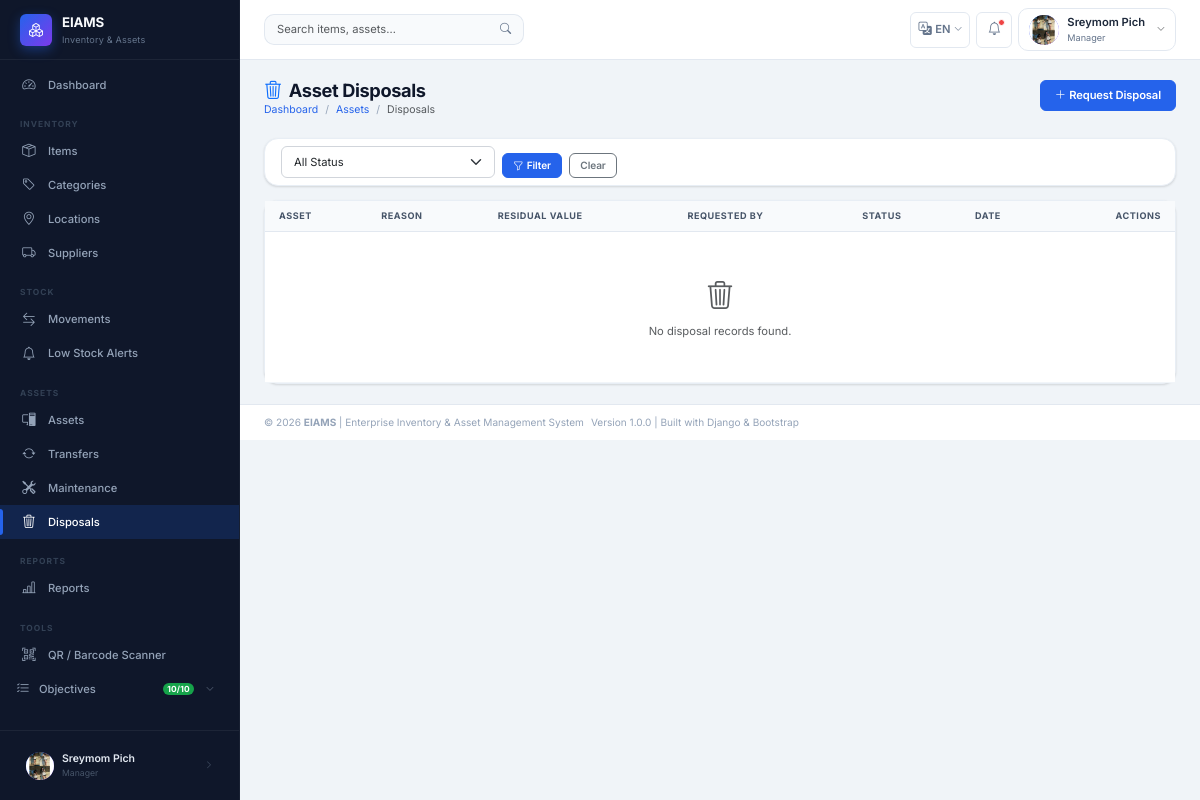
/assets/disposals/ (signed in), run on an earlier commit of the app's database.
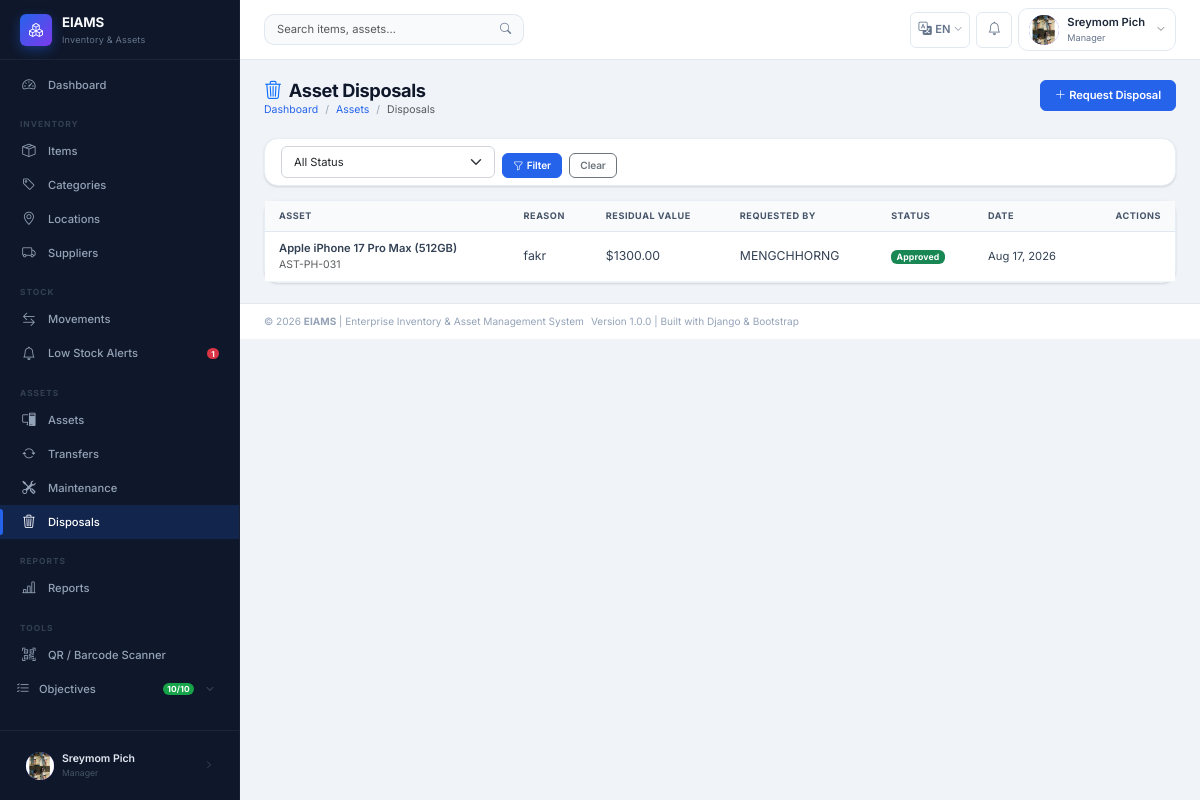
And on a later commit of the database.
### apps/assets/models.py (models this page shows, shortened)
class AssetDisposal(models.Model):
    STATUS_PENDING  = 'Pending Approval'
    STATUS_APPROVED = 'Approved'
    STATUS_REJECTED = 'Rejected'
    STATUS_CHOICES  = [
        (STATUS_PENDING,  'Pending Approval'),
        (STATUS_APPROVED, 'Approved'),
        (STATUS_REJECTED, 'Rejected'),
    ]
    asset           = models.ForeignKey(Asset, on_delete=models.PROTECT, related_name='disposals')
    disposal_date   = models.DateField(default=timezone.now)
    disposal_reason = models.TextField()
    disposal_value  = models.DecimalField(
        max_digits=10, decimal_places=2, default=Decimal('0.00'),
        validators=[MinValueValidator(Decimal('0.00'))],
        verbose_name='Residual Value'
    )
    approved_by  = models.ForeignKey(settings.AUTH_USER_MODEL, on_delete=models.SET_NULL, null=True, blank=True, related_name='disposals_approved')
    disposed_by  = models.ForeignKey(settings.AUTH_USER_MODEL, on_delete=models.PROTECT, related_name='disposals_requested')
    status       = models.CharField(max_length=30, choices=STATUS_CHOICES, default=STATUS_PENDING)
    remarks      = models.TextField(blank=True, null=True)
    approved_at  = models.DateTimeField(null=True, blank=True)
    created_at   = models.DateTimeField(auto_now_add=True)
    class Meta:
        verbose_name        = 'Asset Disposal'
        verbose_name_plural = 'Asset Disposals'
        ordering            = ['-created_at']

class Asset(models.Model):
    STATUS_AVAILABLE   = 'Available'
    STATUS_ASSIGNED    = 'Assigned'
    STATUS_MAINTENANCE = 'Under Maintenance'
    STATUS_DISPOSED    = 'Disposed'
    STATUS_LOST        = 'Lost'
    STATUS_IN_TRANSIT  = 'In Transit'
    STATUS_CHOICES = [
        (STATUS_AVAILABLE,   'Available'),
        (STATUS_ASSIGNED,    'Assigned'),
        (STATUS_MAINTENANCE, 'Under Maintenance'),
        (STATUS_DISPOSED,    'Disposed'),
        (STATUS_LOST,        'Lost'),
        (STATUS_IN_TRANSIT,  'In Transit'),
    ]
    BLOCKED_STATUSES = [
        STATUS_MAINTENANCE,
        STATUS_DISPOSED,
        STATUS_LOST,
        STATUS_IN_TRANSIT,
    ]
    category    = models.ForeignKey(
        'inventory.Category', on_delete=models.PROTECT,
        related_name='assets',
        limit_choices_to={'category_type': 'Asset', 'status': 'Active'}
    )
    supplier    = models.ForeignKey(
        'inventory.Supplier', on_delete=models.SET_NULL,
        null=True, blank=True, related_name='assets'
    )
    location    = models.ForeignKey(
        'inventory.Location', on_delete=models.SET_NULL,
        null=True, blank=True, related_name='assets',
        verbose_name='Current Location'
    )
    assigned_to = models.ForeignKey(
        settings.AUTH_USER_MODEL, on_delete=models.SET_NULL,
        null=True, blank=True, related_name='assigned_assets',
        verbose_name='Assigned To'
    )
    asset_code           = models.CharField(max_length=50, unique=True, blank=True, verbose_name='Asset Code')
    asset_name           = models.CharField(max_length=150, verbose_name='Asset Name')
    serial_number        = models.CharField(max_length=100, unique=True, null=True, blank=True)
    barcode              = models.CharField(max_length=100, unique=True, null=True, blank=True)
    image                = models.ImageField(
        upload_to='assets/images/', blank=True, null=True,
        verbose_name='Asset Image'
    )
    image_url            = models.URLField(
        max_length=500, blank=True, null=True,
        verbose_name='Asset Image URL',
        help_text='External product image URL'
    )
    purchase_date        = models.DateField(null=True, blank=True)
    purchase_price       = models.DecimalField(
        max_digits=10, decimal_places=2, default=Decimal('0.00'),
        validators=[MinValueValidator(Decimal('0.00'))]
    )
    warranty_expiry_date = models.DateField(null=True, blank=True, verbose_name='Warranty Expiry')
    asset_status         = models.CharField(max_length=30, choices=STATUS_CHOICES, default=STATUS_AVAILABLE)
    description          = models.TextField(blank=True, null=True)
    is_active            = models.BooleanField(default=True)
    created_at           = models.DateTimeField(auto_now_add=True)
    updated_at           = models.DateTimeField(auto_now=True)
    class Meta:
        verbose_name        = 'Asset'
        verbose_name_plural = 'Assets'
        ordering            = ['asset_name']

### apps/accounts/models.py (models this page shows, shortened)
class User(AbstractUser):
    STATUS_ACTIVE   = 'Active'
    STATUS_INACTIVE = 'Inactive'
    STATUS_CHOICES  = [
        (STATUS_ACTIVE,   'Active'),
        (STATUS_INACTIVE, 'Inactive'),
    ]
    GENDER_MALE   = 'Male'
    GENDER_FEMALE = 'Female'
    GENDER_OTHER  = 'Other'
    GENDER_CHOICES = [
        (GENDER_MALE,   'Male'),
        (GENDER_FEMALE, 'Female'),
        (GENDER_OTHER,  'Other'),
    ]
    role        = models.ForeignKey(
        Role,
        on_delete=models.PROTECT,    # Prevent role deletion if users exist
        null=True,
        blank=True,
        related_name='users',
        verbose_name='Role',
        help_text='Assigned system role for access control'
    )
    full_name   = models.CharField(
        max_length=100,
        verbose_name='Full Name',
        help_text='User\'s full display name'
    )
    gender      = models.CharField(
        max_length=10,
        choices=GENDER_CHOICES,
        blank=True,
        null=True,
        verbose_name='Gender'
    )
    phone       = models.CharField(
        max_length=20,
        blank=True,
        null=True,
        verbose_name='Phone Number'
    )
    email       = models.EmailField(
        unique=True,
        verbose_name='Email Address'
    )
    department  = models.CharField(
        max_length=100,
        blank=True,
        null=True,
        verbose_name='Department',
        help_text='Organizational department the user belongs to'
    )
    status      = models.CharField(
        max_length=20,
        choices=STATUS_CHOICES,
        default=STATUS_ACTIVE,
        verbose_name='Account Status'
    )
    profile_pic = models.ImageField(
        upload_to='profiles/',
        blank=True,
        null=True,
        verbose_name='Profile Picture'
    )
    class Meta:
        verbose_name        = 'User'
        verbose_name_plural = 'Users'
        ordering            = ['full_name']
    def get_role_name(self):
        return self.role.role_name if self.role else 'No Role'
    def is_super_admin(self):
        return self.role and self.role.role_name == Role.SUPER_ADMIN
    def is_admin_or_above(self):
        return self.role and self.role.is_admin_or_above()

### apps/assets/views.py (the view)
# urls.py: path('disposals/',                   views.DisposalListView.as_view(),    name='disposal_list'),
class DisposalListView(LoginRequiredMixin, ListView):
    template_name       = 'assets/disposal_list.html'
    context_object_name = 'disposals'
    paginate_by         = 15
    def get_queryset(self):
        from .models import AssetDisposal
        return AssetDisposal.objects.select_related('asset').order_by('-created_at')

### apps/accounts/models.py (called while the page is built)
    def is_admin_or_above(self):
        return self.role_name in [self.SUPER_ADMIN, self.ADMIN]

### apps/notifications/context_processors.py (called while the page is built)
def notification_count(request):
    if not request.user.is_authenticated:
        return {}
    try:
        from .models import Notification
        unread_count = Notification.objects.filter(
            user=request.user, is_read=False
        ).count()
    except Exception:
        unread_count = 0
    try:
        from apps.stock.models import LowStockAlert
        open_alerts = LowStockAlert.objects.filter(status='New').count()
    except Exception:
        open_alerts = 0
    return {
        'unread_notification_count': unread_count,
        'open_alerts': open_alerts,
    }

### templates/assets/disposal_list.html (shortened to what this page needs)
{% extends "base.html" %}
{% block content %}
<div class="page-header">
  <div>
    <h1><i class="bi bi-trash3 me-2 text-primary"></i>Asset Disposals</h1>
    <nav aria-label="breadcrumb"><ol class="breadcrumb">
      <li class="breadcrumb-item"><a href="{% url 'dashboard:home' %}">Dashboard</a></li>
      <li class="breadcrumb-item"><a href="{% url 'assets:asset_list' %}">Assets</a></li>
      <li class="breadcrumb-item active">Disposals</li>
    </ol></nav>
  </div>
  <a href="{% url 'assets:disposal_create' %}" class="btn btn-primary"><i class="bi bi-plus-lg me-1"></i>Request Disposal</a>
</div>
<div class="card mb-3">
  <div class="card-body py-2">
    <form method="get" class="row g-2 align-items-end">
      <div class="col-md-3">
        <select name="status" class="form-select form-select-sm">
          <option value="">All Status</option>
        </select>
      </div>
      <div class="col-auto">
        <button type="submit" class="btn btn-primary btn-sm"><i class="bi bi-funnel me-1"></i>Filter</button>
        <a href="{% url 'assets:disposal_list' %}" class="btn btn-outline-secondary btn-sm ms-1">Clear</a>
      </div>
    </form>
  </div>
</div>
<div class="card">
  <div class="table-responsive">
    <table class="table table-hover mb-0">
      <thead><tr>
        <th>Asset</th><th>Reason</th><th>Residual Value</th><th>Requested By</th><th>Status</th><th>Date</th><th class="text-end">Actions</th>
      </tr></thead>
      <tbody>
        {% for d in page_obj %}
        <tr>
          <td>
            <a href="{% url 'assets:asset_detail' d.asset.pk %}" class="fw-semibold text-decoration-none">{{ d.asset.asset_name }}</a>
            <div class="text-muted" style="font-size:.75rem;">{{ d.asset.asset_code }}</div>
          </td>
          <td style="font-size:.875rem;">{{ d.disposal_reason|truncatechars:50 }}</td>
          <td style="font-size:.875rem;">${{ d.disposal_value|floatformat:2 }}</td>
          <td style="font-size:.875rem;">{{ d.disposed_by.full_name }}</td>
          <td>
            {% if d.status == 'Approved' %}<span class="badge bg-success">{{ d.status }}</span>
            {% elif d.status == 'Pending Approval' %}<span class="badge bg-warning text-dark">{{ d.status }}</span>
            {% else %}<span class="badge bg-danger">{{ d.status }}</span>{% endif %}
          </td>
          <td style="font-size:.8rem;">{{ d.disposal_date|date:"M j, Y" }}</td>
          <td class="text-end">
          </td>
        </tr>
        {% empty %}
        <tr><td colspan="7" class="text-center text-muted py-5">
          <i class="bi bi-trash3 d-block fs-2 mb-2"></i>No disposal records found.
        </td></tr>
        {% endfor %}
      </tbody>
    </table>
  </div>
</div>
{% endblock %}

### templates/includes/sidebar.html (shortened to what the changed rows need)
{% load static i18n %}
<aside class="sidebar" id="sidebar" role="navigation" aria-label="Main navigation">
  <nav class="sidebar-nav" aria-label="Sidebar menu">
    <ul class="nav flex-column">
      <li><a href="{% url 'stock:alert_list' %}" class="nav-link {% if 'alerts' in request.path %}active{% endif %}">
        <i class="bi bi-bell" aria-hidden="true"></i>
        <span>{% trans "Low Stock Alerts" %}</span>
        {% if open_alerts %}<span class="badge bg-danger" aria-label="{{ open_alerts }} alerts">{{ open_alerts }}</span>{% endif %}
      </a></li>
    </ul>
  </nav>
</aside>

### templates/includes/navbar.html (shortened to what this page needs)
{% load static i18n %}
<header class="topbar" id="topbar" role="banner">
  <div class="topbar-search d-none d-md-flex" role="search">
    <form action="{% url 'inventory:item_list' %}" method="get" aria-label="{% trans 'Search' %}">
      <div class="input-group">
        <input type="search" name="q" class="form-control"
               placeholder="{% trans 'Search items, assets…' %}"
               value="{{ request.GET.q }}" aria-label="{% trans 'Search' %}">
        <button type="submit" class="btn btn-outline-secondary" aria-label="{% trans 'Submit search' %}">
          <i class="bi bi-search" aria-hidden="true"></i>
        </button>
      </div>
    </form>
  </div>
  <div class="topbar-actions" role="complementary">
    {% include "includes/language_switcher.html" %}
    <div class="dropdown">
      <button class="topbar-icon-btn" data-bs-toggle="dropdown"
              aria-label="{% trans 'Notifications' %}" aria-haspopup="true" aria-expanded="false">
        <i class="bi bi-bell" aria-hidden="true"></i>
        {% if unread_notification_count and unread_notification_count > 0 %}
          <span class="notif-badge" aria-label="{{ unread_notification_count }} unread"></span>
        {% endif %}
      </button>
    </div>
    <div class="dropdown">
      <button class="user-dropdown-btn" data-bs-toggle="dropdown"
              aria-label="{% trans 'User menu' %}" aria-haspopup="true" aria-expanded="false">
        <div class="user-avatar" aria-hidden="true">
          {% if user.profile_pic %}
            <img src="{{ user.profile_pic.url }}" alt="{{ user.full_name }}">
          {% else %}
            {{ user.full_name|first|upper }}
          {% endif %}
        </div>
        <div class="d-none d-sm-block text-start">
          <div class="user-name">{{ user.full_name|truncatechars:16 }}</div>
          <div class="user-role">{{ user.get_role_name }}</div>
        </div>
        <i class="bi bi-chevron-down text-muted ms-1" style="font-size:.6rem;" aria-hidden="true"></i>
      </button>
    </div>
  </div>
</header>

What changed in the data, as far as the page shows it:
added AssetDisposal: asset.asset_name "Apple iPhone 17 Pro Max (512GB)", asset.asset_code "AST-PH-031", disposal_reason "fakr", disposal_value "1300.00", disposed_by.full_name "MENGCHHORNG", status "Approved", disposal_date "Aug 17, 2026"
Also different on the page:
{{ open_alerts }}: (not shown) → "1"
text no longer shown: "No disposal records found."
